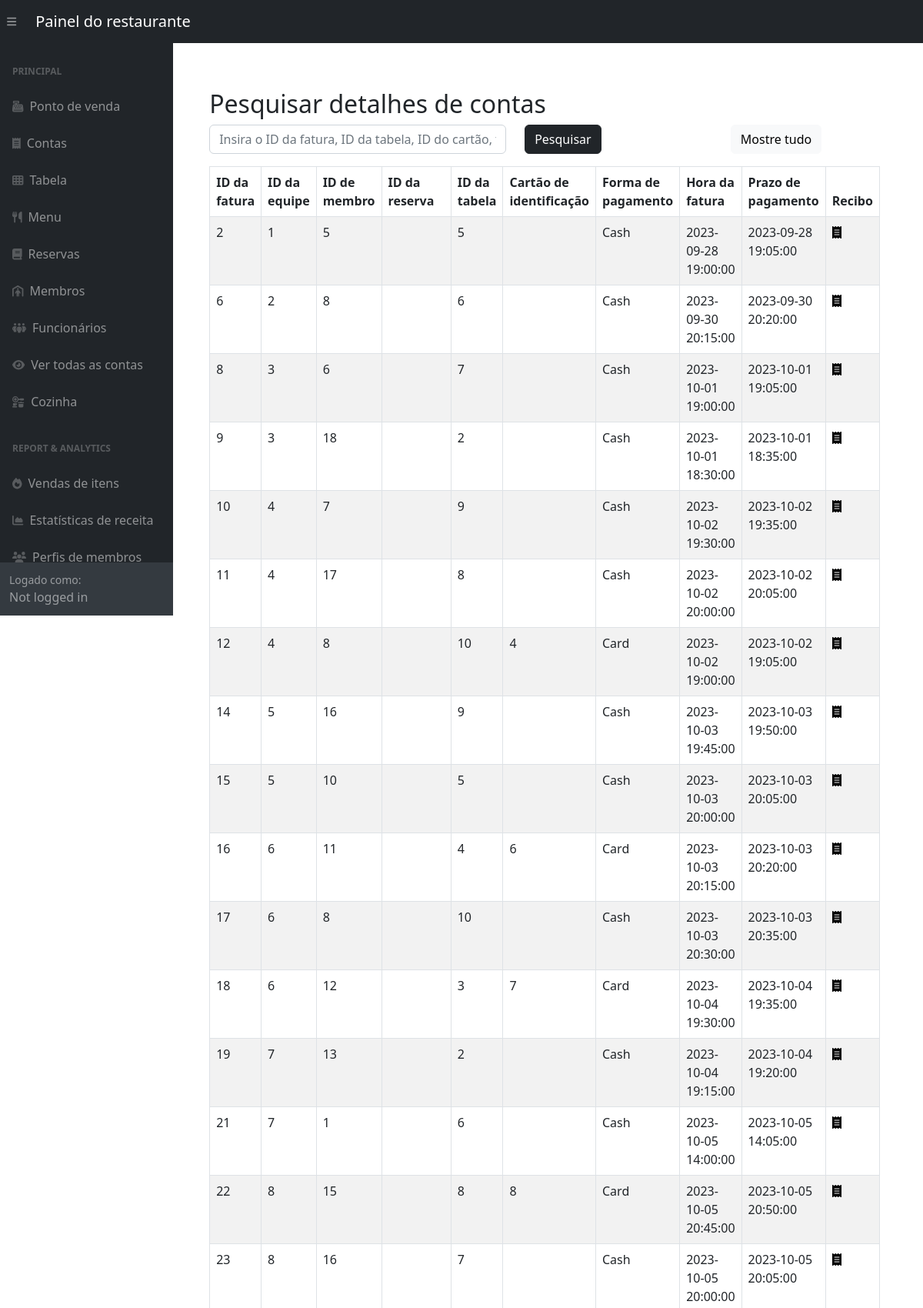
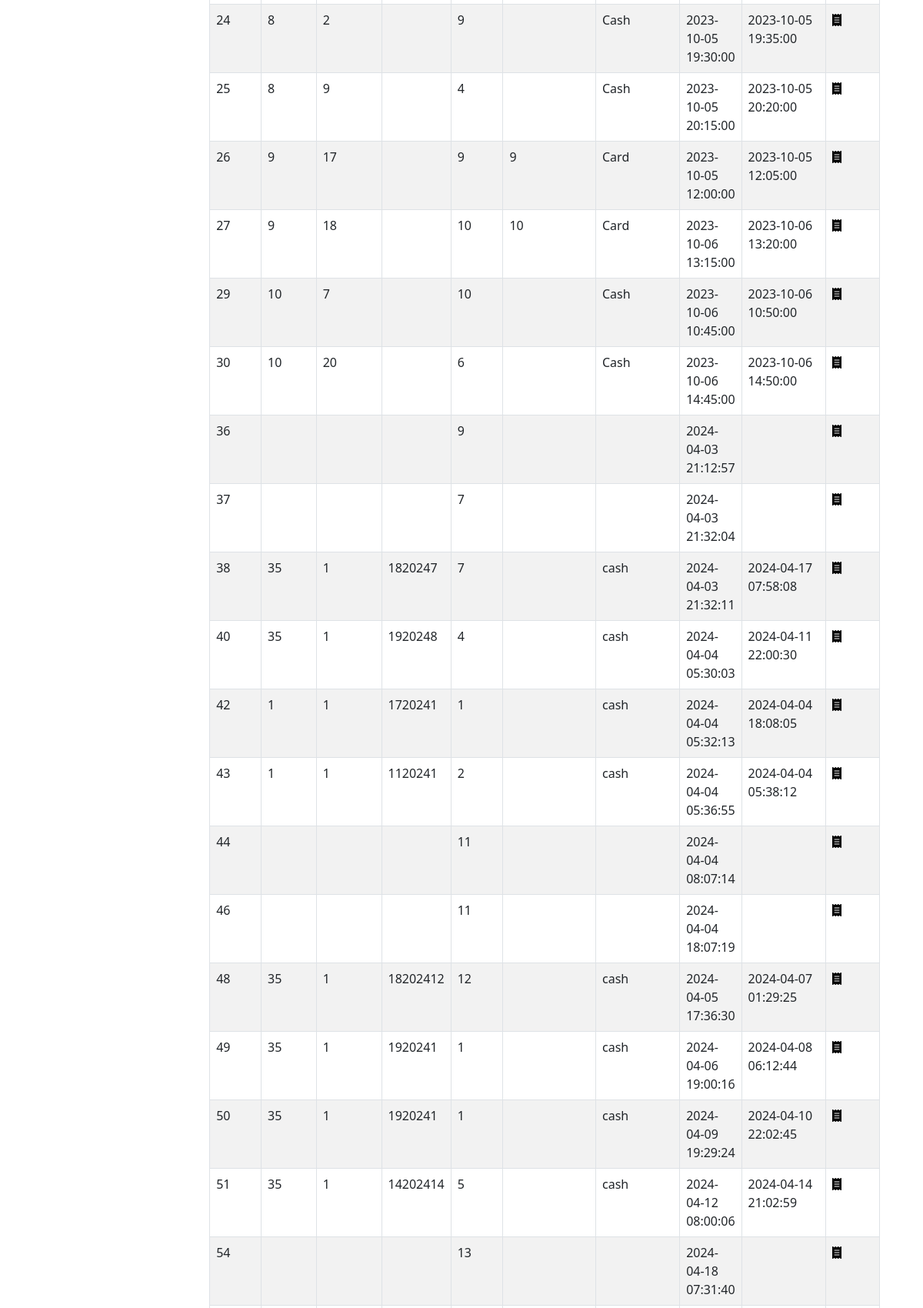
The app's page /adminSide/panel/bill-panel.php (upper part) with its own data (2 pictures, top to bottom).
### tables this page shows
CREATE TABLE `Bills` (
  `bill_id` int(11) NOT NULL,
  `staff_id` int(11) DEFAULT NULL,
  `member_id` int(11) DEFAULT NULL,
  `reservation_id` int(11) DEFAULT NULL,
  `table_id` int(11) DEFAULT NULL,
  `card_id` int(11) DEFAULT NULL,
  `payment_method` varchar(255) DEFAULT NULL,
  `bill_time` datetime DEFAULT NULL,
  `payment_time` datetime DEFAULT NULL
);

### adminSide/panel/bill-panel.php (the view, shortened to what this page needs)
<?php include '../inc/dashHeader.php'; ?>
<div class="wrapper">
    <div class="container-fluid pt-5 pl-600">
        <div class="row">
            <div class="m-50">
                <div class="mt-5 mb-3">
                    <h2 class="pull-left">Pesquisar detalhes de contas</h2>
                    <form method="POST" action="#">
                        <div class="row">
                            <div class="col-md-6">
                                <input required type="text" id="search" name="search" class="form-control" placeholder="Insira o ID da fatura, ID da tabela, ID do cartão, forma de pagamento">
                            </div>
                            <div class="col-md-3">
                                <button type="submit" class="btn btn-dark">Pesquisar</button>
                            </div>
                            <div class="col" style="text-align: right;" >
                                <a href="bill-panel.php" class="btn btn-light">Mostre tudo</a>
                            </div>
                        </div>
                    </form>
                </div>
                <?php
                require_once "../config.php";
                if (isset($_POST['search'])) {
                    if (!empty($_POST['search'])) {
                        $search = $_POST['search'];
                        $sql = "SELECT * FROM Bills WHERE table_id LIKE '%$search%' OR payment_method LIKE '%$search%' OR bill_id LIKE '%$search%' OR card_id LIKE '%$search%'";
                    } else {
                        $sql = "SELECT * FROM Bills ORDER BY bill_id;";
                    }
                } else {
                    $sql = "SELECT * FROM Bills ORDER BY bill_id;";
                }
                if ($result = mysqli_query($link, $sql)) {
                    if (mysqli_num_rows($result) > 0) {
                        echo '<table class="table table-bordered table-striped" >';
                        echo "<thead>";
                        echo "<tr>";
                        echo "<th>ID da fatura</th>";
                        echo "<th>ID da equipe</th>";
                        echo "<th>ID de membro</th>";
                        echo "<th>ID da reserva</th>";
                        echo "<th>ID da tabela</th>";
                        echo "<th>Cartão de identificação</th>";
                        echo "<th>Forma de pagamento</th>";
                        echo "<th style='width:13em'>Hora da fatura</th>";
                        echo "<th style='width:13em'>Prazo de pagamento</th>";
                        echo "<th>Recibo</th>";
                        echo "</tr>";
                        echo "</thead>";
                        echo "<tbody>";
                        while ($row = mysqli_fetch_array($result)) {
                            echo "<tr>";
                            echo "<td>" . $row['bill_id'] . "</td>";
                            echo "<td>" . $row['staff_id'] . "</td>";
                            echo "<td>" . $row['member_id'] . "</td>";
                            echo "<td>" . $row['reservation_id'] . "</td>";
                            echo "<td>" . $row['table_id'] . "</td>";
                            echo "<td>" . $row['card_id'] . "</td>";
                            echo "<td>" . $row['payment_method'] . "</td>";
                            echo "<td>" . $row['bill_time'] . "</td>";
                            echo "<td>" . $row['payment_time'] . "</td>";
                            echo "<td>";
                            echo '<a href="../posBackend/receipt.php?bill_id='. $row['bill_id'] .'" title="Receipt" data-toggle="tooltip"><span class="fa fa-receipt text-black"></span></a>';
                            echo "</td>";
                            echo "</tr>";
                        }
                        echo "</tbody>";
                        echo "</table>";
                    } else {
                        echo '<div class="alert alert-danger"><em>No records were found.</em></div>';
                    }
                } else {
                    echo "Oops! Something went wrong. Please try again later.";
                }
                ?>
            </div>
        </div>
    </div>
</div>
<?php include '../inc/dashFooter.php'; ?>

### adminSide/panel/bill-panel.php (style rules this page uses)
.wrapper { width: 85%; padding-left: 200px; padding-top: 20px }

### records on screen
bills: bill_id "2", staff "1", member "5", table "5", payment_method "Cash", bill_time "2023-09-28 19:00:00", payment_time "2023-09-28 19:05:00"
bills: bill_id "6", staff "2", member "8", table "6", payment_method "Cash", bill_time "2023-09-30 20:15:00", payment_time "2023-09-30 20:20:00"
bills: bill_id "8", staff "3", member "6", table "7", payment_method "Cash", bill_time "2023-10-01 19:00:00", payment_time "2023-10-01 19:05:00"
bills: bill_id "9", staff "3", member "18", table "2", payment_method "Cash", bill_time "2023-10-01 18:30:00", payment_time "2023-10-01 18:35:00"
bills: bill_id "10", staff "4", member "7", table "9", payment_method "Cash", bill_time "2023-10-02 19:30:00", payment_time "2023-10-02 19:35:00"
bills: bill_id "11", staff "4", member "17", table "8", payment_method "Cash", bill_time "2023-10-02 20:00:00", payment_time "2023-10-02 20:05:00"
bills: bill_id "12", staff "4", member "8", table "10", card "4", payment_method "Card", bill_time "2023-10-02 19:00:00", payment_time "2023-10-02 19:05:00"
bills: bill_id "14", staff "5", member "16", table "9", payment_method "Cash", bill_time "2023-10-03 19:45:00", payment_time "2023-10-03 19:50:00"
bills: bill_id "15", staff "5", member "10", table "5", payment_method "Cash", bill_time "2023-10-03 20:00:00", payment_time "2023-10-03 20:05:00"
bills: bill_id "16", staff "6", member "11", table "4", card "6", payment_method "Card", bill_time "2023-10-03 20:15:00", payment_time "2023-10-03 20:20:00"
bills: bill_id "17", staff "6", member "8", table "10", payment_method "Cash", bill_time "2023-10-03 20:30:00", payment_time "2023-10-03 20:35:00"
bills: bill_id "18", staff "6", member "12", table "3", card "7", payment_method "Card", bill_time "2023-10-04 19:30:00", payment_time "2023-10-04 19:35:00"
bills: bill_id "19", staff "7", member "13", table "2", payment_method "Cash", bill_time "2023-10-04 19:15:00", payment_time "2023-10-04 19:20:00"
bills: bill_id "21", staff "7", member "1", table "6", payment_method "Cash", bill_time "2023-10-05 14:00:00", payment_time "2023-10-05 14:05:00"
bills: bill_id "22", staff "8", member "15", table "8", card "8", payment_method "Card", bill_time "2023-10-05 20:45:00", payment_time "2023-10-05 20:50:00"
bills: bill_id "23", staff "8", member "16", table "7", payment_method "Cash", bill_time "2023-10-05 20:00:00", payment_time "2023-10-05 20:05:00"
bills: bill_id "24", staff "8", member "2", table "9", payment_method "Cash", bill_time "2023-10-05 19:30:00", payment_time "2023-10-05 19:35:00"
bills: bill_id "25", staff "8", member "9", table "4", payment_method "Cash", bill_time "2023-10-05 20:15:00", payment_time "2023-10-05 20:20:00"
bills: bill_id "26", staff "9", member "17", table "9", card "9", payment_method "Card", bill_time "2023-10-05 12:00:00", payment_time "2023-10-05 12:05:00"
bills: bill_id "27", staff "9", member "18", table "10", card "10", payment_method "Card", bill_time "2023-10-06 13:15:00", payment_time "2023-10-06 13:20:00"
bills: bill_id "29", staff "10", member "7", table "10", payment_method "Cash", bill_time "2023-10-06 10:45:00", payment_time "2023-10-06 10:50:00"
bills: bill_id "30", staff "10", member "20", table "6", payment_method "Cash", bill_time "2023-10-06 14:45:00", payment_time "2023-10-06 14:50:00"
bills: bill_id "36", table "9", bill_time "2024-04-03 21:12:57"
bills: bill_id "37", table "7", bill_time "2024-04-03 21:32:04"
bills: bill_id "38", staff "35", member "1", reservation "1820247", table "7", payment_method "cash", bill_time "2024-04-03 21:32:11", payment_time "2024-04-17 07:58:08"
bills: bill_id "40", staff "35", member "1", reservation "1920248", table "4", payment_method "cash", bill_time "2024-04-04 05:30:03", payment_time "2024-04-11 22:00:30"
bills: bill_id "42", staff "1", member "1", reservation "1720241", table "1", payment_method "cash", bill_time "2024-04-04 05:32:13", payment_time "2024-04-04 18:08:05"
bills: bill_id "43", staff "1", member "1", reservation "1120241", table "2", payment_method "cash", bill_time "2024-04-04 05:36:55", payment_time "2024-04-04 05:38:12"
bills: bill_id "44", table "11", bill_time "2024-04-04 08:07:14"
bills: bill_id "46", table "11", bill_time "2024-04-04 18:07:19"
bills: bill_id "48", staff "35", member "1", reservation "18202412", table "12", payment_method "cash", bill_time "2024-04-05 17:36:30", payment_time "2024-04-07 01:29:25"
bills: bill_id "49", staff "35", member "1", reservation "1920241", table "1", payment_method "cash", bill_time "2024-04-06 19:00:16", payment_time "2024-04-08 06:12:44"
bills: bill_id "50", staff "35", member "1", reservation "1920241", table "1", payment_method "cash", bill_time "2024-04-09 19:29:24", payment_time "2024-04-10 22:02:45"
bills: bill_id "51", staff "35", member "1", reservation "14202414", table "5", payment_method "cash", bill_time "2024-04-12 08:00:06", payment_time "2024-04-14 21:02:59"
bills: bill_id "54", table "13", bill_time "2024-04-18 07:31:40"
